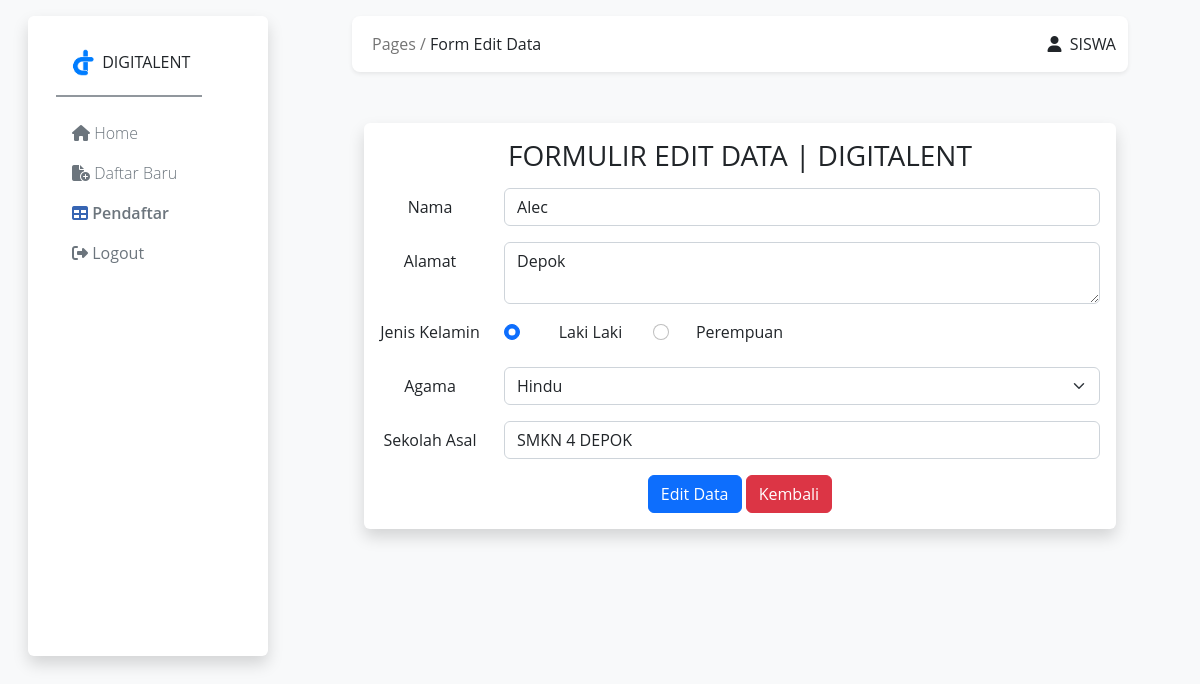
/edit.php?id_siswa=4 (signed in), run on the app's committed database.
### tables this page shows
CREATE TABLE `daftar_siswa` (
  `id_siswa` int(11) NOT NULL,
  `nama` varchar(30) NOT NULL,
  `alamat` varchar(45) NOT NULL,
  `jenkel` varchar(15) NOT NULL,
  `agama` varchar(15) NOT NULL,
  `sekolah_asal` varchar(30) NOT NULL
);

### edit.php (the view, shortened to what this page needs)
<!doctype html>
<html lang="en">
  <head>
    <link rel="stylesheet" href="https://cdn.datatables.net/1.13.5/css/jquery.dataTables.css" />
    <link rel="stylesheet" href="https://cdnjs.cloudflare.com/ajax/libs/font-awesome/6.4.0/css/all.min.css" />
  </head>
  <body>
  <div class="container-fluid pt-3">
<div class="row  gap-4 text-center" >
  <div class="col-md-3 ms-3 ">
    <?php
     include "template/sidebar.php";
      ?>
  </div>
  <div class="col-md-8 " >
    <div class="row  gap-4 ">
      <div class="col-md-12  ">
      <?php
       include "template/navbar.php";
        ?>
    </div>
    </div>
    <div class="row pt-1">
      <div class="col-md-12 " >
   <div class="container " style="margin-top: 6%;">
      <?php
      include 'koneksi.php';
      $id_siswa= $_GET['id_siswa'];
      $data= mysqli_query($koneksi, "SELECT * FROM daftar_siswa WHERE id_siswa = '$id_siswa'");
      while($d=mysqli_fetch_array($data)){
      ?>
       <div class=" shadow p-3 mb-5 bg-body rounded">
       <h3 class="text-center pb-2"> FORMULIR EDIT DATA | DIGITALENT</h3>
       <form action="proses.php" method="POST">
   <div class="row mb-3">
     <label for="nama" class="col-sm-2 col-form-label">Nama</label>
     <div class="col-sm-10">
       <input type="text" class="form-control" id="nama" name="nama" value="<?php echo $d['nama']?>" required>
     </div>
   </div>
   <div class="row mb-3">
     <label for="alamat" class="col-sm-2 col-form-label">Alamat</label>
     <div class="col-sm-10">
       <textarea type="text" class="form-control" id="alamat" name="alamat" required><?php echo $d['alamat']?></textarea>
     </div>
   </div>
   <fieldset class="row mb-3">
     <legend class="col-form-label col-sm-2 pt-0">Jenis Kelamin</legend>
     <div class="col-sm-10">
       <div class="form-check">
         <div class="row">
           <div class="col-sm-3">
           <input class="form-check-input" type="radio" name="jenkel" id="jenkel"  value="Laki-laki" <?php if($d['jenkel']=='Laki-laki'){ ?>
               checked
            <?php }   ?> >
         <label class="form-check-label" for="jenkel" >
         Laki Laki
         </label>
           </div>
           <div class="col-sm-3">
           <input class="form-check-input" type="radio" name="jenkel" id="jenkel" value="Perempuan" <?php if($d['jenkel']=='Perempuan'){ ?>
               checked
            <?php }   ?> >
         <label class="form-check-label" for="jenkel">
           Perempuan
         </label>
           </div>
       </div>
     </div>
   </fieldset>
   <div class="row mb-3">
     <label for="agama" class="col-sm-2 col-form-label">Agama</label>
     <div class="col-sm-10">
     <select  name="agama" id="agama" class="form-select" aria-label="Default select example">
   <option value="Hindu" <?php if($d['agama']=='Hindu'){ ?>
      selected
        <?php }   ?>>Hindu</option>
   </select>
     </div>
   </div>
   <div class="row mb-3">
     <label for="sekolah_asal" class="col-sm-2 col-form-label">Sekolah Asal</label>
     <div class="col-sm-10">
       <input type="text" class="form-control" id="sekolah_asal" name="sekolah_asal" value="<?php echo $d['sekolah_asal']?>" required>
     </div>
   </div>
   <button type="submit" class="btn btn-primary" name="update">Edit Data</button>
   <a href="tabel.php" class="btn btn-danger" >Kembali</a>
   </form>
       </div>
       <?php
        }
       ?>
    </div>
      </div>
    </div>
  </div>
</div>
</div>
    </body>
</html>

### css/sidebar.css (style rules this page uses)
* { font-family: 'Open Sans', sans-serif; }

### template/navbar.php (style rules this page uses)
* { font-family: 'Open Sans', sans-serif; }

### data on the page
daftar_siswa: nama "Alec", alamat "Depok", jenkel "☑ Laki Laki", agama "Hindu", sekolah_asal "SMKN 4 DEPOK"

### other printed values
$_SESSION['username'] "SISWA"
